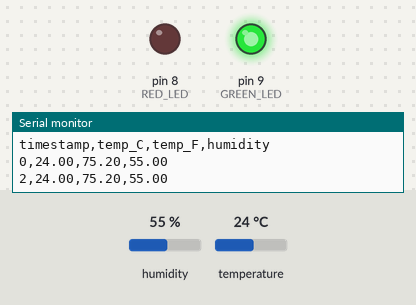
Recording of a sketch running on a simulated Arduino Uno, built with avr-gcc and run on an emulated ATmega328P. Shown: output pins drawn as LEDs (lit = HIGH), the last lines printed to the serial monitor. The test bench sets the inputs (shaded band); at power-on: humidity 55 %, temperature 24 °C.

Above: at 2.8 s.
2.9 s: humidity set to 79 %
5.6 s: humidity set to 82 %
At 7.1 s:
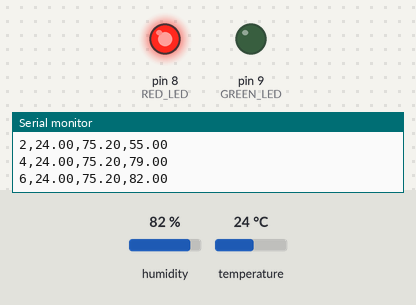
8.3 s: humidity set to 22 %
At 10.7 s:
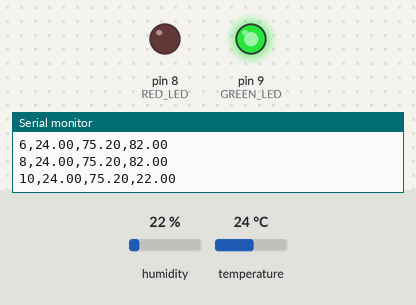
11.5 s: humidity set to 88 %
At 12.5 s:
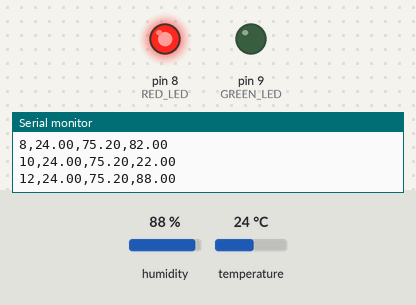
Timing chart, 0 to 14.5 s (numbered marks = the images above; inputs shaded):
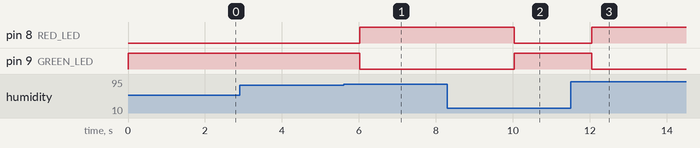

Measured:
- the behaviour switches between 80 and 81 % on humidity (found by bisection; images 0 and 1)
- after the input at 5.6 s, pin 8 (RED_LED): LOW → HIGH after 0.43 s; pin 9 (GREEN_LED): HIGH → LOW after 0.43 s
- after the input at 8.3 s, pin 8 (RED_LED): HIGH → LOW after 1.7 s; pin 9 (GREEN_LED): LOW → HIGH after 1.7 s
- after the input at 11.5 s, pin 8 (RED_LED): LOW → HIGH after 0.55 s; pin 9 (GREEN_LED): HIGH → LOW after 0.55 s

The sketch:

dht_weather_station.ino
```cpp
#include <DHT.h>

#define DHTPIN 2
#define DHTTYPE DHT22

#define RED_LED 8
#define GREEN_LED 9

DHT dht(DHTPIN, DHTTYPE);

void setup() {
  Serial.begin(115200);
  dht.begin();

  pinMode(RED_LED, OUTPUT);
  pinMode(GREEN_LED, OUTPUT);

  Serial.println("timestamp,temp_C,temp_F,humidity");
}

void loop() {
  float tempC = dht.readTemperature();
  float humidity = dht.readHumidity();
  float tempF = dht.readTemperature(true);

  unsigned long timestamp = millis() / 1000;

  Serial.print(timestamp);
  Serial.print(",");
  Serial.print(tempC);
  Serial.print(",");
  Serial.print(tempF);
  Serial.print(",");
  Serial.println(humidity);

  if (tempC > 35 || humidity > 80) {
    digitalWrite(RED_LED, HIGH);
    digitalWrite(GREEN_LED, LOW);
  } else {
    digitalWrite(RED_LED, LOW);
    digitalWrite(GREEN_LED, HIGH);
  }

  delay(2000);
}
```
